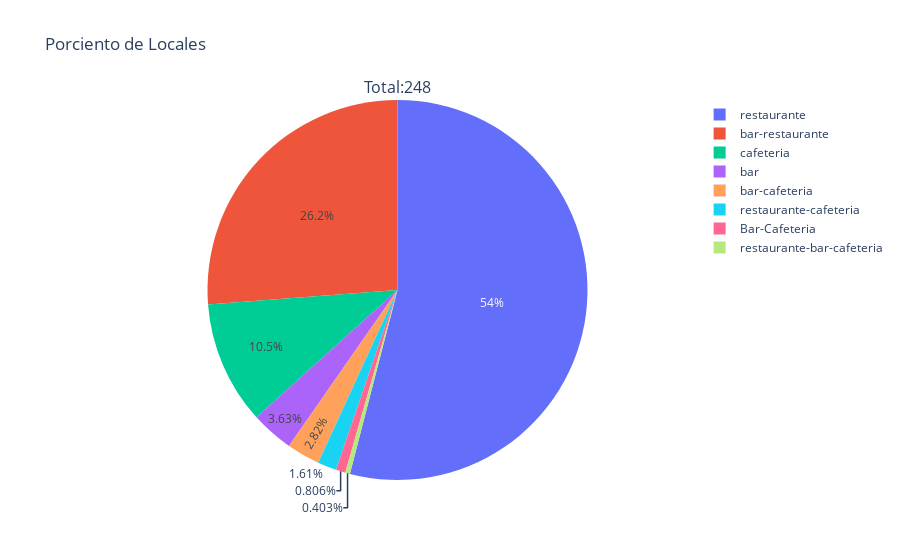

Write notebook code for a chart like this one.
### Markdown cell above
Cambolo,sereno y concentrado leía los informes de los crímenes en voz alta: "Tres chefs envenenados en menos de una semana, en distintos puntos de La Habana, parece que tenemos un nuevo loco suelto, no es fácil amigo". Mientras el paciente Craig bebía un sorbo de café a su lado.

-Tenemos que intentar descubrir algo sobre este sujeto, parece que tiene cierta atracción por lugares o personas relacionadas a la gastronomía, podríamos intentar concentrar nuestra investigación en función de esto. De seguro encontramos alguna pista.
-Bueno chico pero que quieres que haga. Tu siempre andas en lo mismo, que si deberíamos hacer esto, que si deberíamos hacer lo otro. ¿Tienes idea de cuantos bares, restaurantes y cafeterías hay por toda La Habana?
-La verdad es que no, y justo por ahí deberíamos empezar. Llama a Luna la informática, ella sabrá que hacer

Al momento Cambolo levantó el teléfono, contactó con su amiga y realizó la petición. Necesitaba saber cuantos locales habían en La Habana y la clasificación de cada uno, así quizás podrían encontrar algun patrón.

### Code cell
#dependecias utilizadas
import json
import os
import plotly.graph_objects as go
from plotly.subplots import make_subplots
import analysis as mylib
import pandas as pd
import plotly.express as px

data=os.listdir("data") #lista con los nombres de cada json
super=mylib.Create_super(data) #prepararemos el super json con toda la información para más adelante

mylib.Locals_Type(data).show() #llamada de la funcion Locals_Type que me devuelve el grafico a generar

### Figure 1 — Plotly figure (JSON) as saved in the notebook; plotly's stock layout.template omitted (floating-point values rounded to 4 significant figures)
{"data": [{"domain": {"x": [0, 1], "y": [0, 1]}, "labels": ["restaurante", "cafeteria", "bar-restaurante", "bar", "Bar-Cafeteria", "bar-cafeteria", "restaurante-bar-cafeteria", "restaurante-cafeteria"], "name": "Locales", "scalegroup": "one", "type": "pie", "values": [134, 26, 65, 9, 2, 7, 1, 4]}], "layout": {"annotations": [{"font": {"size": 16}, "showarrow": false, "text": "Total:248", "x": 0.5, "xanchor": "center", "xref": "paper", "y": 1, "yanchor": "bottom", "yref": "paper"}], "title": {"text": "Porciento de Locales"}}}
